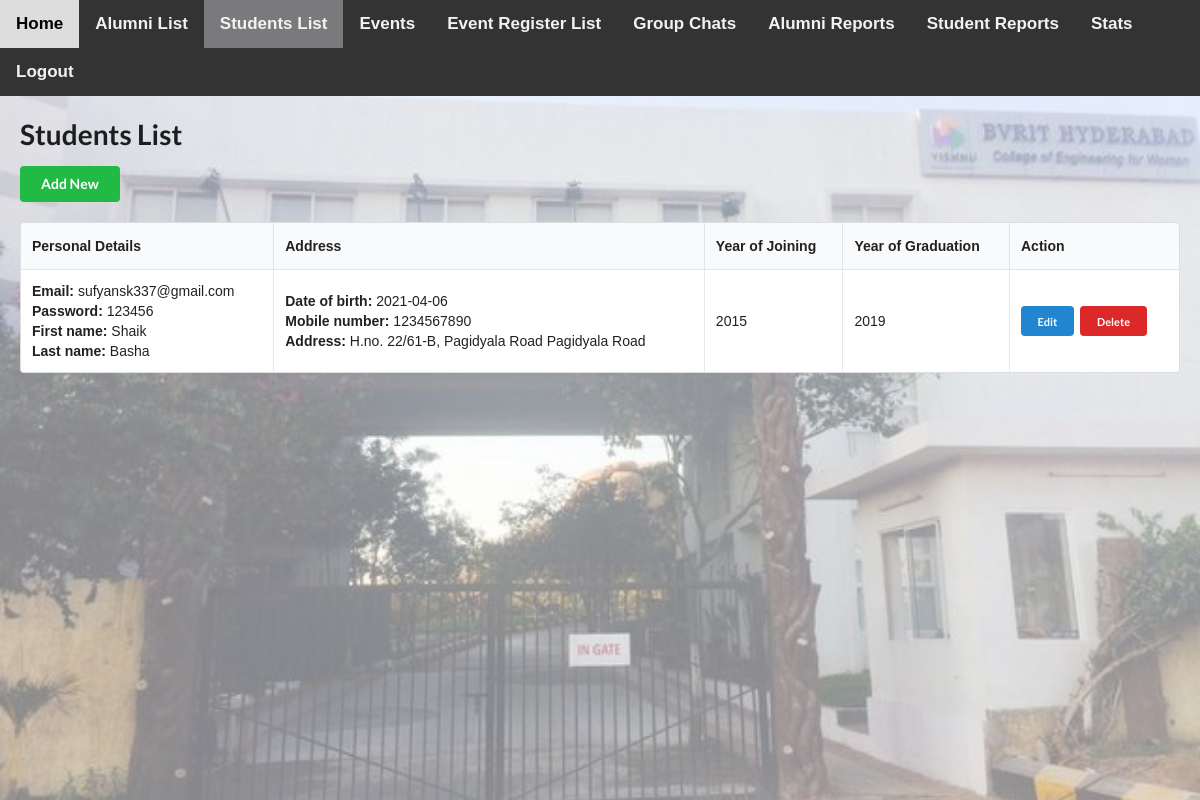
The page /students_list.php (signed in) on the database its author committed.
### tables this page shows
CREATE TABLE `student` (
  `id` int(11) NOT NULL,
  `email` text,
  `password` text,
  `first_name` text,
  `last_name` text,
  `date_of_birth` date DEFAULT NULL,
  `address` text,
  `mobile_number` text,
  `yoj` text,
  `yog` text
);

### functions.php (called while the page is built, shortened)
<?php
function get_results($sql, $format=""){
	global $conn;
	$result = $conn->query($sql);
	if ($result->num_rows > 0) {
	    $i = 0;
	    if ($format=="ARRAY_A") {
	    	while($row = $result->fetch_assoc()) {
		        $rows[$i++] = $row;
		    }
	    	return $rows;
	    } elseif ($format=="OBJECT_K") {
		    while($row = $result->fetch_assoc()) {
		        $rows[$row["id"]] = (object) $row;
		    }
	    	return $rows;
	    } else {
		    while($row = $result->fetch_assoc()) {
		        $rows[$i++] = (object) $row;
		    }
	    	$final = (object) $rows;
	    	return $final;
	    }
	} else {
	    return NULL;
	}
}
    ?>

### students_list.php (the view, shortened to what this page needs)
<?php
include 'header.php';
$table_name = 'student';
    ?>
        <?php
if(($_POST["action"]!='Edit') && $_POST["action"]!='Add New') {
    ?>
    <form method="POST"><input type="submit" name="action" value="Add New" class="ui green button"></form><br>
    <div style="overflow-x:auto">
    <table id="myTable" class="ui unstackable celled table dataTable">
        <thead>
            <tr>
                <th>Personal Details</th>
                <th>Address</th>
                <th>Year of Joining</th>
                <th>Year of Graduation</th>
                <th>Action</th>
            </tr>
        </thead>
        <tbody>
            <?php
            $rows = get_results("SELECT * FROM $table_name ORDER BY id DESC");
            foreach($rows as $row){
                echo '<tr row-id="'.$row->id.'">';
                echo '<td><b>Email:</b> '.$row->email.'
                <br><b>Password:</b> '.$row->password.'
                <br><b>First name:</b> '.$row->first_name.'
                <br><b>Last name:</b> '.$row->last_name.'</td>';
                echo '<td><b>Date of birth:</b> '.$row->date_of_birth.'
                <br><b>Mobile number:</b> '.$row->mobile_number.'
                <br><b>Address:</b> '.$row->address.'</td>';
                echo '<td>'.$row->yoj.'</td>';
                echo '<td>'.$row->yog.'</td>';
            ?>
            <td>
                <form method="post">
                <input type="submit" name="action" class="ui mini blue button" value="Edit">
                <input type="submit" name="action" class="ui mini red button" value="Delete">
                </form>
            </td>
            <?php
                echo '</tr>';
            }
            ?>
        </tbody>
    </table>
    </div>
    <?php
}

### rows shown on the page
student: email "sufyansk337@gmail.com", password "123456", first_name "Shaik", last_name "Basha", date_of_birth "2021-04-06", mobile_number "1234567890", address "H.no. 22/61-B, Pagidyala Road Pagidyala Road", yoj "2015", yog "2019"

### other values the page prints
$file_name "Students List"
